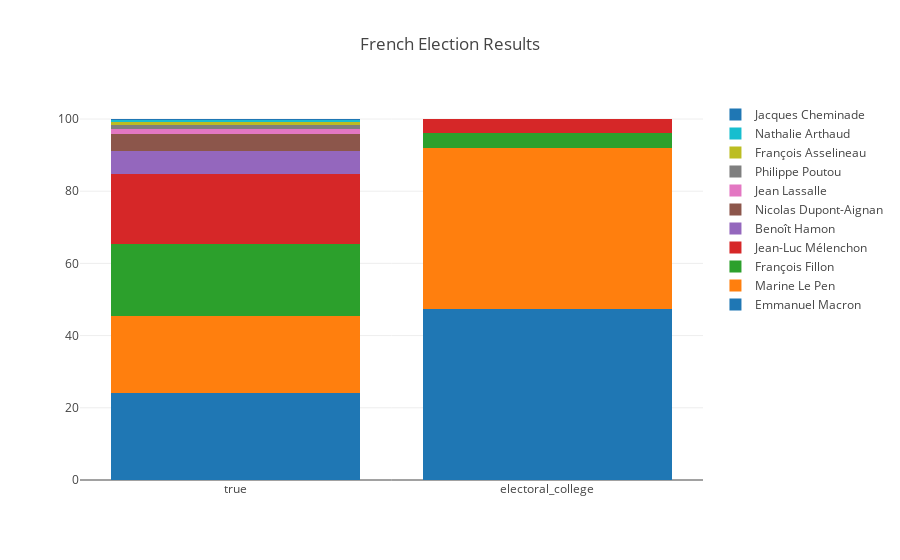

Notebook code cell kept with this figure:
### Code cell
x = compalloc.columns

data = [
    go.Bar(
        x=x,
        y=y,
        name=name
    )
    for (name, y) in compalloc.iterrows()
]

layout = go.Layout(barmode='stack', title='French Election Results')

fig = go.Figure(data=data, layout=layout)

iplot(fig)

### Figure 1 — Plotly figure (JSON) as saved in the notebook; plotly's stock layout.template omitted (floating-point values rounded to 4 significant figures)
{"data": [{"name": "Emmanuel Macron", "type": "bar", "x": ["true", "electoral_college"], "y": [24.01, 47.51]}, {"name": "Marine Le Pen", "type": "bar", "x": ["true", "electoral_college"], "y": [21.3, 44.59]}, {"name": "François Fillon", "type": "bar", "x": ["true", "electoral_college"], "y": [20.01, 3.951]}, {"name": "Jean-Luc Mélenchon", "type": "bar", "x": ["true", "electoral_college"], "y": [19.58, 3.951]}, {"name": "Benoît Hamon", "type": "bar", "x": ["true", "electoral_college"], "y": [6.36, 0]}, {"name": "Nicolas Dupont-Aignan", "type": "bar", "x": ["true", "electoral_college"], "y": [4.7, 0]}, {"name": "Jean Lassalle", "type": "bar", "x": ["true", "electoral_college"], "y": [1.21, 0]}, {"name": "Philippe Poutou", "type": "bar", "x": ["true", "electoral_college"], "y": [1.09, 0]}, {"name": "François Asselineau", "type": "bar", "x": ["true", "electoral_college"], "y": [0.92, 0]}, {"name": "Nathalie Arthaud", "type": "bar", "x": ["true", "electoral_college"], "y": [0.64, 0]}, {"name": "Jacques Cheminade", "type": "bar", "x": ["true", "electoral_college"], "y": [0.18, 0]}], "layout": {"barmode": "stack", "title": "French Election Results"}}
